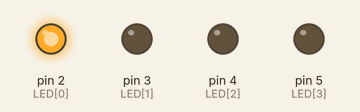
A sketch run on a simulated Arduino Uno, built with avr-gcc and run on an emulated ATmega328P. On the bench: output pins drawn as LEDs (lit = HIGH).

Above: at 0.07 s.
At 0.82 s:
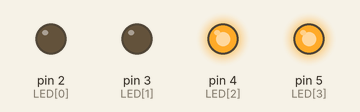
At 1.27 s:
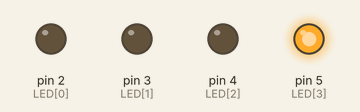
At 2.62 s:
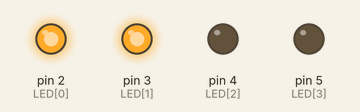
At 3.97 s:
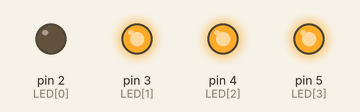
At 5.32 s:
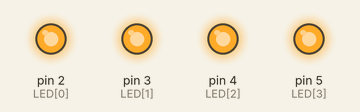
Timing chart, 0 to 5.6 s (numbered marks = the images above):
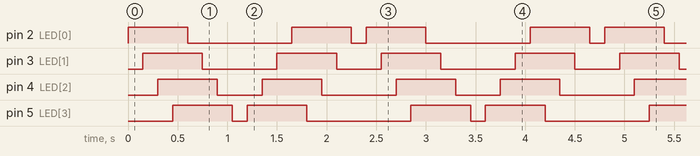

Measured:
- by itself, pin 2 (LED[0]): repeats every 2.4 s: LOW 1.1 s, HIGH 0.60 s, LOW 0.15 s, HIGH 0.60 s
- by itself, pin 3 (LED[1]): repeats every 2.4 s: LOW 0.75 s, HIGH 0.60 s, LOW 0.45 s, HIGH 0.60 s
- by itself, pin 4 (LED[2]): repeats every 2.4 s: LOW 0.45 s, HIGH 0.60 s, LOW 0.75 s, HIGH 0.60 s
- by itself, pin 5 (LED[3]): repeats every 2.4 s: LOW 0.15 s, HIGH 0.60 s, LOW 1.1 s, HIGH 0.60 s

The sketch:

led_train_blocking_delay.ino
```cpp
/*
 * Author Name  : Badrikesh Prusty
 * Organisation : Emertxe Information Technologies (P) Ltd.
 * Date         : 03/08/2020
 * Description  : Write an Arduino code to create an LED train using 4 LEDs that enters and exits the tunnel in both Left to Right
                  and Right to Left using blocking delay.
 * Input        : No inputs from the user required
 * Output       : LED train will first enter then Tunnel from the Left and then exit the tunnel. Then it will Enter the tunnel from the
                  Right and exit the tunnel.
 */

#define ENTER 1             //defining macros for turning ON and OFF the LEDs. ENTER denotes that train entering the tunnel
#define EXIT 0              //EXIT denotes train leaving the tunnel

byte LED[4] = {2, 3, 4, 5};  //Global variable array if LEDs defining the pin the specific LED is connected to

void setup() {              //Setup function is used where we want to run a piece of code only once. Ex: setting up/configuring part
  for ( byte i = 0; i < 4; i++ )//iterate loop as per the size of the array
    pinMode(LED[i], OUTPUT);    //PinMode function is used to define the specific pin of microcontroller that
}                               //whether the PIN is an INPUT pin or the OUTPUT Pin (Taking Input or giving Output)
                                //Here it is providing output to LEDs to Turn ON and OFF
void loop() {               //loop function
  LED_train_L2R(ENTER);     //function call for the LED train ENTERING from LEFT to Right
  LED_train_L2R(EXIT);      //call to Exit the tunnel
  LED_train_R2L(ENTER);     //call to enter the tunnel from RIght to Left
  LED_train_R2L(EXIT);      //call to exit the tunnel
}

void LED_train_L2R(bool switch_state) {     //function definition for train moving left to right
  for ( char i = 0; i < 4; i++ ) {          //Iterate loop for times as per the value of i
    digitalWrite(LED[i], switch_state);     //turn on or off the LED as per the switch state
    delay(150);                             //delay function here to create a delay of 150 msec to change state of consecutive leds
  }
}

void LED_train_R2L(bool switch_state) {     //function definition for train moving right to left
  for ( char i = 3; i > -1; i-- ) {         //iterate loop from i value of 3 to 0
    digitalWrite(LED[i], switch_state);
    delay(150);
  }
}
```
